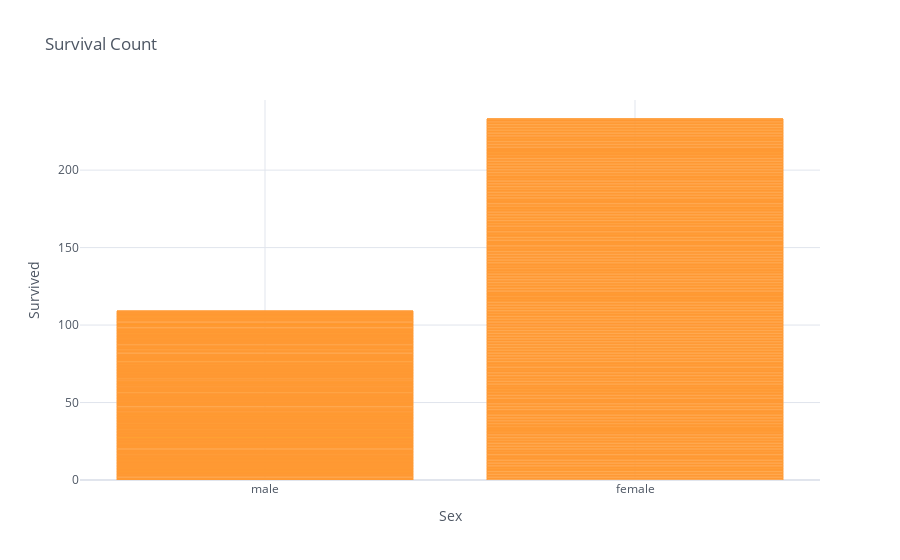

The notebook cell saved with this chart:
### Code cell
titanic.iplot(x = 'sex', y = 'survived', kind = 'bar', title='Survival Count', xTitle = 'Sex', yTitle = 'Survived')

### Figure 1 — Plotly figure (JSON) as saved in the notebook; plotly's stock layout.template omitted (floating-point values rounded to 4 significant figures; data arrays with more than 128 entries replaced by an {"elided": "..."} marker saying what was removed)
{"data": [{"marker": {"color": "rgba(255, 153, 51, 0.6)", "line": {"color": "rgba(255, 153, 51, 1.0)", "width": 1}}, "name": "survived", "orientation": "v", "text": "", "type": "bar", "x": {"elided": "891 str values"}, "y": {"elided": "891 int values"}}], "layout": {"legend": {"bgcolor": "#FFFFFF", "font": {"color": "#4D5663"}}, "paper_bgcolor": "#FFFFFF", "plot_bgcolor": "#FFFFFF", "title": {"font": {"color": "#4D5663"}, "text": "Survival Count"}, "xaxis": {"gridcolor": "#E1E5ED", "showgrid": true, "tickfont": {"color": "#4D5663"}, "title": {"font": {"color": "#4D5663"}, "text": "Sex"}, "zerolinecolor": "#E1E5ED"}, "yaxis": {"gridcolor": "#E1E5ED", "showgrid": true, "tickfont": {"color": "#4D5663"}, "title": {"font": {"color": "#4D5663"}, "text": "Survived"}, "zerolinecolor": "#E1E5ED"}}}
